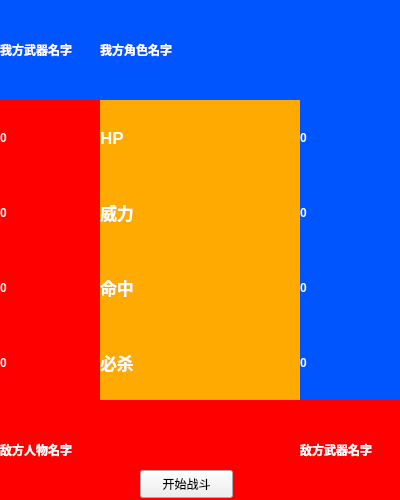
<?xml version="1.0" encoding="UTF-8"?>
<ui version="4.0">
 <class>AttackReadyInfo</class>
 <widget class="QWidget" name="AttackReadyInfo">
  <property name="geometry">
   <rect>
    <x>0</x>
    <y>0</y>
    <width>400</width>
    <height>500</height>
   </rect>
  </property>
  <property name="windowTitle">
   <string>Form</string>
  </property>
  <widget class="QLabel" name="lb_blueArmName">
   <property name="geometry">
    <rect>
     <x>0</x>
     <y>0</y>
     <width>100</width>
     <height>100</height>
    </rect>
   </property>
   <property name="font">
    <font>
     <weight>75</weight>
     <bold>true</bold>
    </font>
   </property>
   <property name="styleSheet">
    <string notr="true">background-color: rgb(0, 85, 255);
color: rgb(255, 255, 255);</string>
   </property>
   <property name="text">
    <string>我方武器名字</string>
   </property>
  </widget>
  <widget class="QLabel" name="lb_bluePeoName">
   <property name="geometry">
    <rect>
     <x>100</x>
     <y>0</y>
     <width>300</width>
     <height>100</height>
    </rect>
   </property>
   <property name="font">
    <font>
     <weight>75</weight>
     <bold>true</bold>
    </font>
   </property>
   <property name="styleSheet">
    <string notr="true">color: rgb(255, 255, 255);
background-color: rgb(0, 85, 255);</string>
   </property>
   <property name="text">
    <string>我方角色名字</string>
   </property>
  </widget>
  <widget class="QLabel" name="lb_redPeoName">
   <property name="geometry">
    <rect>
     <x>0</x>
     <y>400</y>
     <width>300</width>
     <height>100</height>
    </rect>
   </property>
   <property name="font">
    <font>
     <weight>75</weight>
     <bold>true</bold>
    </font>
   </property>
   <property name="styleSheet">
    <string notr="true">background-color: rgb(255, 0, 0);
color: rgb(255, 255, 255);</string>
   </property>
   <property name="text">
    <string>敌方人物名字</string>
   </property>
  </widget>
  <widget class="QLabel" name="lb_redArmName">
   <property name="geometry">
    <rect>
     <x>300</x>
     <y>400</y>
     <width>100</width>
     <height>100</height>
    </rect>
   </property>
   <property name="font">
    <font>
     <weight>75</weight>
     <bold>true</bold>
    </font>
   </property>
   <property name="styleSheet">
    <string notr="true">color: rgb(255, 255, 255);
background-color: rgb(255, 0, 0);</string>
   </property>
   <property name="text">
    <string>敌方武器名字</string>
   </property>
  </widget>
  <widget class="QLabel" name="lb_Hp">
   <property name="geometry">
    <rect>
     <x>100</x>
     <y>100</y>
     <width>200</width>
     <height>75</height>
    </rect>
   </property>
   <property name="font">
    <font>
     <pointsize>13</pointsize>
     <weight>75</weight>
     <bold>true</bold>
    </font>
   </property>
   <property name="styleSheet">
    <string notr="true">color: rgb(255, 255, 255);
background-color: rgb(255, 170, 0);</string>
   </property>
   <property name="text">
    <string>HP</string>
   </property>
  </widget>
  <widget class="QLabel" name="lb_redHpValue">
   <property name="geometry">
    <rect>
     <x>0</x>
     <y>100</y>
     <width>100</width>
     <height>75</height>
    </rect>
   </property>
   <property name="font">
    <font>
     <weight>75</weight>
     <bold>true</bold>
    </font>
   </property>
   <property name="styleSheet">
    <string notr="true">color: rgb(255, 255, 255);
background-color: rgb(255, 0, 0);</string>
   </property>
   <property name="text">
    <string>0</string>
   </property>
  </widget>
  <widget class="QLabel" name="lb_blueHpValue">
   <property name="geometry">
    <rect>
     <x>300</x>
     <y>100</y>
     <width>100</width>
     <height>75</height>
    </rect>
   </property>
   <property name="font">
    <font>
     <weight>75</weight>
     <bold>true</bold>
    </font>
   </property>
   <property name="styleSheet">
    <string notr="true">background-color: rgb(0, 85, 255);
color: rgb(255, 255, 255);</string>
   </property>
   <property name="text">
    <string>0</string>
   </property>
  </widget>
  <widget class="QLabel" name="lb_weiLi">
   <property name="geometry">
    <rect>
     <x>100</x>
     <y>175</y>
     <width>200</width>
     <height>75</height>
    </rect>
   </property>
   <property name="font">
    <font>
     <pointsize>13</pointsize>
     <weight>75</weight>
     <bold>true</bold>
    </font>
   </property>
   <property name="styleSheet">
    <string notr="true">color: rgb(255, 255, 255);
background-color: rgb(255, 170, 0);</string>
   </property>
   <property name="text">
    <string>威力</string>
   </property>
  </widget>
  <widget class="QLabel" name="lb_mingZhong">
   <property name="geometry">
    <rect>
     <x>100</x>
     <y>250</y>
     <width>200</width>
     <height>75</height>
    </rect>
   </property>
   <property name="font">
    <font>
     <pointsize>13</pointsize>
     <weight>75</weight>
     <bold>true</bold>
    </font>
   </property>
   <property name="styleSheet">
    <string notr="true">color: rgb(255, 255, 255);
background-color: rgb(255, 170, 0);</string>
   </property>
   <property name="text">
    <string>命中</string>
   </property>
  </widget>
  <widget class="QLabel" name="lb_biSha">
   <property name="geometry">
    <rect>
     <x>100</x>
     <y>325</y>
     <width>200</width>
     <height>75</height>
    </rect>
   </property>
   <property name="font">
    <font>
     <pointsize>13</pointsize>
     <weight>75</weight>
     <bold>true</bold>
    </font>
   </property>
   <property name="styleSheet">
    <string notr="true">background-color: rgb(255, 170, 0);
color: rgb(255, 255, 255);</string>
   </property>
   <property name="text">
    <string>必杀</string>
   </property>
  </widget>
  <widget class="QLabel" name="lb_redWeiLiValue">
   <property name="geometry">
    <rect>
     <x>0</x>
     <y>175</y>
     <width>100</width>
     <height>75</height>
    </rect>
   </property>
   <property name="font">
    <font>
     <weight>75</weight>
     <bold>true</bold>
    </font>
   </property>
   <property name="styleSheet">
    <string notr="true">color: rgb(255, 255, 255);
background-color: rgb(255, 0, 0);</string>
   </property>
   <property name="text">
    <string>0</string>
   </property>
  </widget>
  <widget class="QLabel" name="lb_redMingZhongValue">
   <property name="geometry">
    <rect>
     <x>0</x>
     <y>250</y>
     <width>100</width>
     <height>75</height>
    </rect>
   </property>
   <property name="font">
    <font>
     <weight>75</weight>
     <bold>true</bold>
    </font>
   </property>
   <property name="styleSheet">
    <string notr="true">color: rgb(255, 255, 255);
background-color: rgb(255, 0, 0);</string>
   </property>
   <property name="text">
    <string>0</string>
   </property>
  </widget>
  <widget class="QLabel" name="lb_redBiShaValue">
   <property name="geometry">
    <rect>
     <x>0</x>
     <y>325</y>
     <width>100</width>
     <height>75</height>
    </rect>
   </property>
   <property name="font">
    <font>
     <weight>75</weight>
     <bold>true</bold>
    </font>
   </property>
   <property name="styleSheet">
    <string notr="true">color: rgb(255, 255, 255);
background-color: rgb(255, 0, 0);</string>
   </property>
   <property name="text">
    <string>0</string>
   </property>
  </widget>
  <widget class="QLabel" name="lb_blueWeiLiValue">
   <property name="geometry">
    <rect>
     <x>300</x>
     <y>175</y>
     <width>100</width>
     <height>75</height>
    </rect>
   </property>
   <property name="font">
    <font>
     <weight>75</weight>
     <bold>true</bold>
    </font>
   </property>
   <property name="styleSheet">
    <string notr="true">color: rgb(255, 255, 255);
background-color: rgb(0, 85, 255);</string>
   </property>
   <property name="text">
    <string>0</string>
   </property>
  </widget>
  <widget class="QLabel" name="lb_blueMingZhongValue">
   <property name="geometry">
    <rect>
     <x>300</x>
     <y>250</y>
     <width>100</width>
     <height>75</height>
    </rect>
   </property>
   <property name="font">
    <font>
     <weight>75</weight>
     <bold>true</bold>
    </font>
   </property>
   <property name="styleSheet">
    <string notr="true">color: rgb(255, 255, 255);
background-color: rgb(0, 85, 255);</string>
   </property>
   <property name="text">
    <string>0</string>
   </property>
  </widget>
  <widget class="QLabel" name="lb_blueBiShaValue">
   <property name="geometry">
    <rect>
     <x>300</x>
     <y>325</y>
     <width>100</width>
     <height>75</height>
    </rect>
   </property>
   <property name="font">
    <font>
     <weight>75</weight>
     <bold>true</bold>
    </font>
   </property>
   <property name="styleSheet">
    <string notr="true">color: rgb(255, 255, 255);
background-color: rgb(0, 85, 255);</string>
   </property>
   <property name="text">
    <string>0</string>
   </property>
  </widget>
  <widget class="QPushButton" name="lb_startZhandou">
   <property name="geometry">
    <rect>
     <x>140</x>
     <y>470</y>
     <width>93</width>
     <height>28</height>
    </rect>
   </property>
   <property name="text">
    <string>开始战斗</string>
   </property>
  </widget>
 </widget>
 <resources/>
 <connections/>
</ui>
